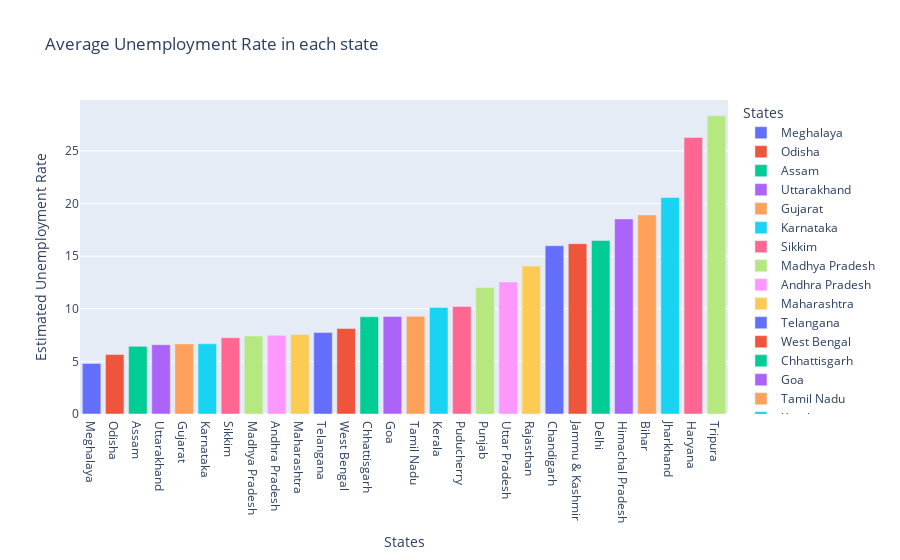

Notebook code cell kept with this figure:
### Code cell
plot_ump = df[['Estimated Unemployment Rate','States']]

df_unemp = plot_ump.groupby('States').mean().reset_index()

df_unemp = df_unemp.sort_values('Estimated Unemployment Rate')

fig = px.bar(df_unemp, x='States',y='Estimated Unemployment Rate',color='States',
            title='Average Unemployment Rate in each state',template='plotly')

fig.show()

### Figure 1 — Plotly figure (JSON) as saved in the notebook; plotly's stock layout.template omitted (floating-point values rounded to 4 significant figures)
{"data": [{"alignmentgroup": "True", "hovertemplate": "States=%{x}<br>Estimated Unemployment Rate=%{y}<extra></extra>", "legendgroup": "Meghalaya", "marker": {"color": "#636efa", "pattern": {"shape": ""}}, "name": "Meghalaya", "offsetgroup": "Meghalaya", "orientation": "v", "showlegend": true, "textposition": "auto", "type": "bar", "x": ["Meghalaya"], "xaxis": "x", "y": [4.799], "yaxis": "y"}, {"alignmentgroup": "True", "hovertemplate": "States=%{x}<br>Estimated Unemployment Rate=%{y}<extra></extra>", "legendgroup": "Odisha", "marker": {"color": "#EF553B", "pattern": {"shape": ""}}, "name": "Odisha", "offsetgroup": "Odisha", "orientation": "v", "showlegend": true, "textposition": "auto", "type": "bar", "x": ["Odisha"], "xaxis": "x", "y": [5.658], "yaxis": "y"}, {"alignmentgroup": "True", "hovertemplate": "States=%{x}<br>Estimated Unemployment Rate=%{y}<extra></extra>", "legendgroup": "Assam", "marker": {"color": "#00cc96", "pattern": {"shape": ""}}, "name": "Assam", "offsetgroup": "Assam", "orientation": "v", "showlegend": true, "textposition": "auto", "type": "bar", "x": ["Assam"], "xaxis": "x", "y": [6.428], "yaxis": "y"}, {"alignmentgroup": "True", "hovertemplate": "States=%{x}<br>Estimated Unemployment Rate=%{y}<extra></extra>", "legendgroup": "Uttarakhand", "marker": {"color": "#ab63fa", "pattern": {"shape": ""}}, "name": "Uttarakhand", "offsetgroup": "Uttarakhand", "orientation": "v", "showlegend": true, "textposition": "auto", "type": "bar", "x": ["Uttarakhand"], "xaxis": "x", "y": [6.583], "yaxis": "y"}, {"alignmentgroup": "True", "hovertemplate": "States=%{x}<br>Estimated Unemployment Rate=%{y}<extra></extra>", "legendgroup": "Gujarat", "marker": {"color": "#FFA15A", "pattern": {"shape": ""}}, "name": "Gujarat", "offsetgroup": "Gujarat", "orientation": "v", "showlegend": true, "textposition": "auto", "type": "bar", "x": ["Gujarat"], "xaxis": "x", "y": [6.664], "yaxis": "y"}, {"alignmentgroup": "True", "hovertemplate": "States=%{x}<br>Estimated Unemployment Rate=%{y}<extra></extra>", "legendgroup": "Karnataka", "marker": {"color": "#19d3f3", "pattern": {"shape": ""}}, "name": "Karnataka", "offsetgroup": "Karnataka", "orientation": "v", "showlegend": true, "textposition": "auto", "type": "bar", "x": ["Karnataka"], "xaxis": "x", "y": [6.676], "yaxis": "y"}, {"alignmentgroup": "True", "hovertemplate": "States=%{x}<br>Estimated Unemployment Rate=%{y}<extra></extra>", "legendgroup": "Sikkim", "marker": {"color": "#FF6692", "pattern": {"shape": ""}}, "name": "Sikkim", "offsetgroup": "Sikkim", "orientation": "v", "showlegend": true, "textposition": "auto", "type": "bar", "x": ["Sikkim"], "xaxis": "x", "y": [7.249], "yaxis": "y"}, {"alignmentgroup": "True", "hovertemplate": "States=%{x}<br>Estimated Unemployment Rate=%{y}<extra></extra>", "legendgroup": "Madhya Pradesh", "marker": {"color": "#B6E880", "pattern": {"shape": ""}}, "name": "Madhya Pradesh", "offsetgroup": "Madhya Pradesh", "orientation": "v", "showlegend": true, "textposition": "auto", "type": "bar", "x": ["Madhya Pradesh"], "xaxis": "x", "y": [7.406], "yaxis": "y"}, {"alignmentgroup": "True", "hovertemplate": "States=%{x}<br>Estimated Unemployment Rate=%{y}<extra></extra>", "legendgroup": "Andhra Pradesh", "marker": {"color": "#FF97FF", "pattern": {"shape": ""}}, "name": "Andhra Pradesh", "offsetgroup": "Andhra Pradesh", "orientation": "v", "showlegend": true, "textposition": "auto", "type": "bar", "x": ["Andhra Pradesh"], "xaxis": "x", "y": [7.477], "yaxis": "y"}, {"alignmentgroup": "True", "hovertemplate": "States=%{x}<br>Estimated Unemployment Rate=%{y}<extra></extra>", "legendgroup": "Maharashtra", "marker": {"color": "#FECB52", "pattern": {"shape": ""}}, "name": "Maharashtra", "offsetgroup": "Maharashtra", "orientation": "v", "showlegend": true, "textposition": "auto", "type": "bar", "x": ["Maharashtra"], "xaxis": "x", "y": [7.558], "yaxis": "y"}, {"alignmentgroup": "True", "hovertemplate": "States=%{x}<br>Estimated Unemployment Rate=%{y}<extra></extra>", "legendgroup": "Telangana", "marker": {"color": "#636efa", "pattern": {"shape": ""}}, "name": "Telangana", "offsetgroup": "Telangana", "orientation": "v", "showlegend": true, "textposition": "auto", "type": "bar", "x": ["Telangana"], "xaxis": "x", "y": [7.738], "yaxis": "y"}, {"alignmentgroup": "True", "hovertemplate": "States=%{x}<br>Estimated Unemployment Rate=%{y}<extra></extra>", "legendgroup": "West Bengal", "marker": {"color": "#EF553B", "pattern": {"shape": ""}}, "name": "West Bengal", "offsetgroup": "West Bengal", "orientation": "v", "showlegend": true, "textposition": "auto", "type": "bar", "x": ["West Bengal"], "xaxis": "x", "y": [8.125], "yaxis": "y"}, {"alignmentgroup": "True", "hovertemplate": "States=%{x}<br>Estimated Unemployment Rate=%{y}<extra></extra>", "legendgroup": "Chhattisgarh", "marker": {"color": "#00cc96", "pattern": {"shape": ""}}, "name": "Chhattisgarh", "offsetgroup": "Chhattisgarh", "orientation": "v", "showlegend": true, "textposition": "auto", "type": "bar", "x": ["Chhattisgarh"], "xaxis": "x", "y": [9.24], "yaxis": "y"}, {"alignmentgroup": "True", "hovertemplate": "States=%{x}<br>Estimated Unemployment Rate=%{y}<extra></extra>", "legendgroup": "Goa", "marker": {"color": "#ab63fa", "pattern": {"shape": ""}}, "name": "Goa", "offsetgroup": "Goa", "orientation": "v", "showlegend": true, "textposition": "auto", "type": "bar", "x": ["Goa"], "xaxis": "x", "y": [9.274], "yaxis": "y"}, {"alignmentgroup": "True", "hovertemplate": "States=%{x}<br>Estimated Unemployment Rate=%{y}<extra></extra>", "legendgroup": "Tamil Nadu", "marker": {"color": "#FFA15A", "pattern": {"shape": ""}}, "name": "Tamil Nadu", "offsetgroup": "Tamil Nadu", "orientation": "v", "showlegend": true, "textposition": "auto", "type": "bar", "x": ["Tamil Nadu"], "xaxis": "x", "y": [9.284], "yaxis": "y"}, {"alignmentgroup": "True", "hovertemplate": "States=%{x}<br>Estimated Unemployment Rate=%{y}<extra></extra>", "legendgroup": "Kerala", "marker": {"color": "#19d3f3", "pattern": {"shape": ""}}, "name": "Kerala", "offsetgroup": "Kerala", "orientation": "v", "showlegend": true, "textposition": "auto", "type": "bar", "x": ["Kerala"], "xaxis": "x", "y": [10.12], "yaxis": "y"}, {"alignmentgroup": "True", "hovertemplate": "States=%{x}<br>Estimated Unemployment Rate=%{y}<extra></extra>", "legendgroup": "Puducherry", "marker": {"color": "#FF6692", "pattern": {"shape": ""}}, "name": "Puducherry", "offsetgroup": "Puducherry", "orientation": "v", "showlegend": true, "textposition": "auto", "type": "bar", "x": ["Puducherry"], "xaxis": "x", "y": [10.22], "yaxis": "y"}, {"alignmentgroup": "True", "hovertemplate": "States=%{x}<br>Estimated Unemployment Rate=%{y}<extra></extra>", "legendgroup": "Punjab", "marker": {"color": "#B6E880", "pattern": {"shape": ""}}, "name": "Punjab", "offsetgroup": "Punjab", "orientation": "v", "showlegend": true, "textposition": "auto", "type": "bar", "x": ["Punjab"], "xaxis": "x", "y": [12.03], "yaxis": "y"}, {"alignmentgroup": "True", "hovertemplate": "States=%{x}<br>Estimated Unemployment Rate=%{y}<extra></extra>", "legendgroup": "Uttar Pradesh", "marker": {"color": "#FF97FF", "pattern": {"shape": ""}}, "name": "Uttar Pradesh", "offsetgroup": "Uttar Pradesh", "orientation": "v", "showlegend": true, "textposition": "auto", "type": "bar", "x": ["Uttar Pradesh"], "xaxis": "x", "y": [12.55], "yaxis": "y"}, {"alignmentgroup": "True", "hovertemplate": "States=%{x}<br>Estimated Unemployment Rate=%{y}<extra></extra>", "legendgroup": "Rajasthan", "marker": {"color": "#FECB52", "pattern": {"shape": ""}}, "name": "Rajasthan", "offsetgroup": "Rajasthan", "orientation": "v", "showlegend": true, "textposition": "auto", "type": "bar", "x": ["Rajasthan"], "xaxis": "x", "y": [14.06], "yaxis": "y"}, {"alignmentgroup": "True", "hovertemplate": "States=%{x}<br>Estimated Unemployment Rate=%{y}<extra></extra>", "legendgroup": "Chandigarh", "marker": {"color": "#636efa", "pattern": {"shape": ""}}, "name": "Chandigarh", "offsetgroup": "Chandigarh", "orientation": "v", "showlegend": true, "textposition": "auto", "type": "bar", "x": ["Chandigarh"], "xaxis": "x", "y": [15.99], "yaxis": "y"}, {"alignmentgroup": "True", "hovertemplate": "States=%{x}<br>Estimated Unemployment Rate=%{y}<extra></extra>", "legendgroup": "Jammu & Kashmir", "marker": {"color": "#EF553B", "pattern": {"shape": ""}}, "name": "Jammu & Kashmir", "offsetgroup": "Jammu & Kashmir", "orientation": "v", "showlegend": true, "textposition": "auto", "type": "bar", "x": ["Jammu & Kashmir"], "xaxis": "x", "y": [16.19], "yaxis": "y"}, {"alignmentgroup": "True", "hovertemplate": "States=%{x}<br>Estimated Unemployment Rate=%{y}<extra></extra>", "legendgroup": "Delhi", "marker": {"color": "#00cc96", "pattern": {"shape": ""}}, "name": "Delhi", "offsetgroup": "Delhi", "orientation": "v", "showlegend": true, "textposition": "auto", "type": "bar", "x": ["Delhi"], "xaxis": "x", "y": [16.5], "yaxis": "y"}, {"alignmentgroup": "True", "hovertemplate": "States=%{x}<br>Estimated Unemployment Rate=%{y}<extra></extra>", "legendgroup": "Himachal Pradesh", "marker": {"color": "#ab63fa", "pattern": {"shape": ""}}, "name": "Himachal Pradesh", "offsetgroup": "Himachal Pradesh", "orientation": "v", "showlegend": true, "textposition": "auto", "type": "bar", "x": ["Himachal Pradesh"], "xaxis": "x", "y": [18.54], "yaxis": "y"}, {"alignmentgroup": "True", "hovertemplate": "States=%{x}<br>Estimated Unemployment Rate=%{y}<extra></extra>", "legendgroup": "Bihar", "marker": {"color": "#FFA15A", "pattern": {"shape": ""}}, "name": "Bihar", "offsetgroup": "Bihar", "orientation": "v", "showlegend": true, "textposition": "auto", "type": "bar", "x": ["Bihar"], "xaxis": "x", "y": [18.92], "yaxis": "y"}, {"alignmentgroup": "True", "hovertemplate": "States=%{x}<br>Estimated Unemployment Rate=%{y}<extra></extra>", "legendgroup": "Jharkhand", "marker": {"color": "#19d3f3", "pattern": {"shape": ""}}, "name": "Jharkhand", "offsetgroup": "Jharkhand", "orientation": "v", "showlegend": true, "textposition": "auto", "type": "bar", "x": ["Jharkhand"], "xaxis": "x", "y": [20.59], "yaxis": "y"}, {"alignmentgroup": "True", "hovertemplate": "States=%{x}<br>Estimated Unemployment Rate=%{y}<extra></extra>", "legendgroup": "Haryana", "marker": {"color": "#FF6692", "pattern": {"shape": ""}}, "name": "Haryana", "offsetgroup": "Haryana", "orientation": "v", "showlegend": true, "textposition": "auto", "type": "bar", "x": ["Haryana"], "xaxis": "x", "y": [26.28], "yaxis": "y"}, {"alignmentgroup": "True", "hovertemplate": "States=%{x}<br>Estimated Unemployment Rate=%{y}<extra></extra>", "legendgroup": "Tripura", "marker": {"color": "#B6E880", "pattern": {"shape": ""}}, "name": "Tripura", "offsetgroup": "Tripura", "orientation": "v", "showlegend": true, "textposition": "auto", "type": "bar", "x": ["Tripura"], "xaxis": "x", "y": [28.35], "yaxis": "y"}], "layout": {"barmode": "relative", "legend": {"title": {"text": "States"}, "tracegroupgap": 0}, "title": {"text": "Average Unemployment Rate in each state"}, "xaxis": {"anchor": "y", "categoryarray": ["Meghalaya", "Odisha", "Assam", "Uttarakhand", "Gujarat", "Karnataka", "Sikkim", "Madhya Pradesh", "Andhra Pradesh", "Maharashtra", "Telangana", "West Bengal", "Chhattisgarh", "Goa", "Tamil Nadu", "Kerala", "Puducherry", "Punjab", "Uttar Pradesh", "Rajasthan", "Chandigarh", "Jammu & Kashmir", "Delhi", "Himachal Pradesh", "Bihar", "Jharkhand", "Haryana", "Tripura"], "categoryorder": "array", "domain": [0, 1], "title": {"text": "States"}}, "yaxis": {"anchor": "x", "domain": [0, 1], "title": {"text": "Estimated Unemployment Rate"}}}}
